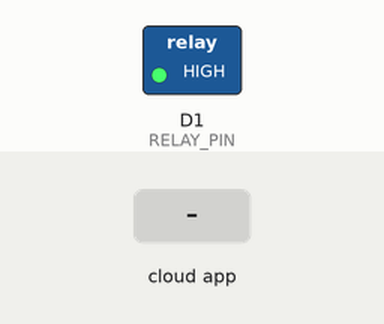
The sketch below on a simulated ESP8266 (NodeMCU). On the bench: switched loads named in the sketch (green lamp = pin HIGH). Inputs (shaded band) come from the test bench. WiFi joins after 1.5 s; servers stay silent unless stated; the Firebase database answers and starts empty; what the sketch prints to the serial monitor is not drawn.

Above: at 2.7 s.
2.8 s: the phone or cloud app sets Motor to 1
At 7.0 s:
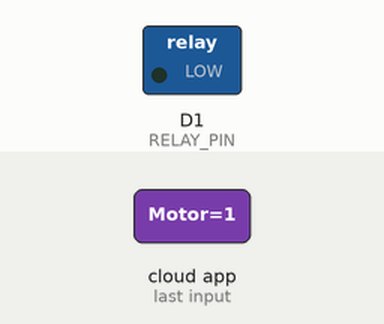
7.3 s: the phone or cloud app sets Motor to 0
At 10.8 s:
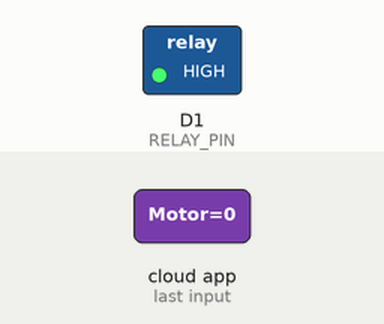
Timing chart, 0 to 12.3 s (numbered marks = the images above; inputs shaded):
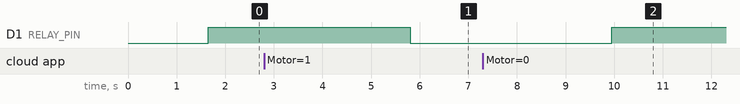

Measured:
- after the input at 2.8 s, D1 (RELAY_PIN): HIGH → LOW after 3.0 s
- after the input at 7.3 s, D1 (RELAY_PIN): LOW → HIGH after 2.7 s

The sketch:

water_pump_esp_firebase.ino
```cpp
#include <Arduino.h>
#include <ESP8266WiFi.h>
#include <FirebaseESP8266.h>

#define FIREBASE_HOST "esp-to-firebase-test-default-rtdb.firebaseio.com"
#define FIREBASE_AUTH "AIzaSyBhzvYTeSylVYEkpR9XrANH3yOwnobto3E"

#define USER_EMAIL "amrithanandini2003@gmail.com"
#define USER_PWD "plantpulse"
#define RELAY_PIN D1 // The ESP8266 pin connected to the IN pin of relay

const char* WIFI_SSID = "laptop";
const char* WIFI_PASSWORD = "abcdefgh";

FirebaseData firebaseData;
FirebaseAuth firebaseAuth;
FirebaseConfig firebaseConfig;

void setup() {
  Serial.begin(115200);
  WiFi.mode(WIFI_STA);
  WiFi.disconnect();

  // Connect to Wi-Fi
  WiFi.begin(WIFI_SSID, WIFI_PASSWORD);
  Serial.print("Connecting to ");
  Serial.print(WIFI_SSID);
  while (WiFi.status() != WL_CONNECTED) {
    Serial.print(".");
    delay(500);
  }
  Serial.println();
  Serial.print("Connected, IP Address: ");
  Serial.println(WiFi.localIP());

  // Configure Firebase
  firebaseConfig.database_url = FIREBASE_HOST;
  firebaseConfig.api_key = FIREBASE_AUTH;

  // User sign in
  firebaseAuth.user.email = USER_EMAIL;
  firebaseAuth.user.password = USER_PWD;

  // Uncomment the line below if you want to see Firebase debugging info
  // firebaseConfig.debug = true;

  Firebase.begin(&firebaseConfig, &firebaseAuth);
  Firebase.reconnectWiFi(true);

  pinMode(RELAY_PIN, OUTPUT);
}


bool readMotorStatus() {
  if (Firebase.getBool(firebaseData, "/Motor")) {
    if (firebaseData.dataType() == "boolean") {
      return firebaseData.boolData();
    }
  } else {
    Serial.println("Failed to get motor status: " + firebaseData.errorReason());
  }
  return false; // default to off in case of error
}

// The loop function repeats indefinitely
void loop() {
  bool motorStatus = readMotorStatus();

  if (motorStatus) {
    digitalWrite(RELAY_PIN, LOW); // turn on pump (active-low relay)
    Serial.println("Motor is ON");
  } else {
    digitalWrite(RELAY_PIN, HIGH);  // turn off pump (active-low relay)
    Serial.println("Motor is OFF");
  }
  delay(4000); // check status every 4 seconds
}
```
